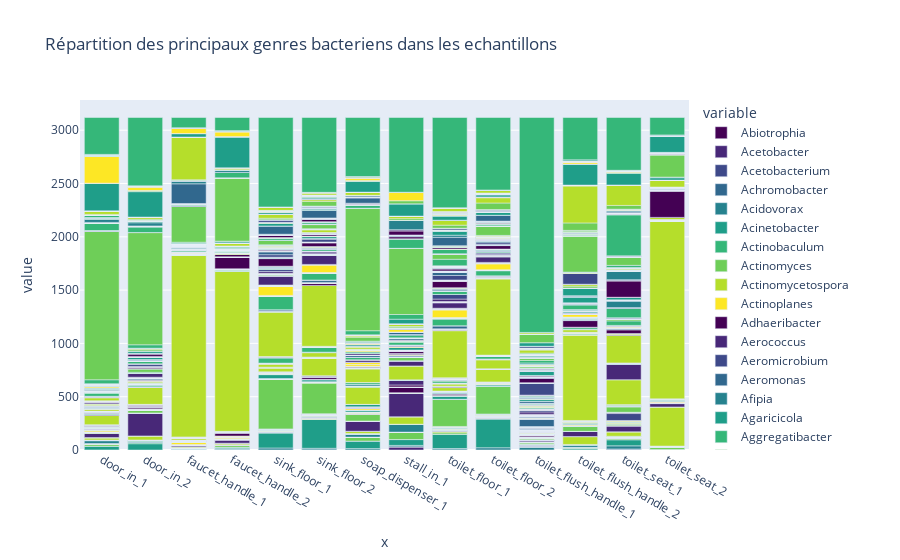

The notebook cell this image was saved under:
### Code cell
#Objectif : Visualisation de la repartition principale bacteries 
#         au sein des differents echantillons a l'aide d'un barplot

matrice=df.groupby(by="genre").sum()


#filtre les bacteries peu presentes

#matrice[ matrice.loc[ : ] < 50 ] = 0

#transformation en pourcentage 
#for col in matrice.columns.values :
#    matrice[col] = (matrice[col] / matrice[col].sum()) * 100


bacterie = matrice.index.values
samples = list(matrice.columns.values)



fig = px.bar(matrice.transpose(),           
             x=samples, 
             y=bacterie,      
             color_discrete_sequence=px.colors.sequential.Viridis,
             title="Répartition des principaux genres bacteriens dans les echantillons")
fig.show()


#On peut observer que l'echantillon "toilet_flush_handle_1" a beaucoup de bacterie unclassified
